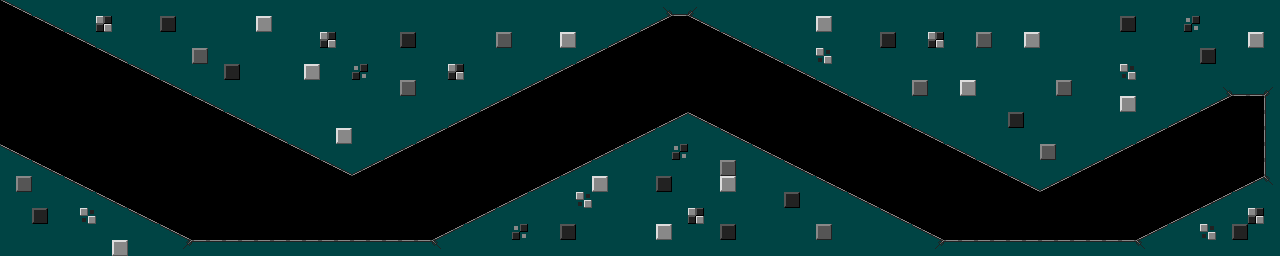

Below is a game level as drawn by its tile map, then a one-line description and the .tmx file that defines it, in full:
An orthogonal 80x16 tile map with 16x16 px tiles, 1 tile layer (Kachelebene 1).

<map version="1.9" tiledversion="1.9.2" orientation="orthogonal" renderorder="right-down" width="80" height="16" tilewidth="16" tileheight="16" infinite="0" nextlayerid="2" nextobjectid="1">
 <tileset firstgid="1" source="Tileset.tsx" />
 <layer id="1" name="Kachelebene 1" width="80" height="16">
  <data encoding="csv">
30,31,14,14,14,14,14,14,14,14,14,14,14,14,14,14,14,14,14,14,14,14,14,14,14,14,14,14,14,14,14,14,14,14,14,14,14,14,14,14,14,34,57,35,14,14,14,14,14,14,14,14,14,14,14,14,14,14,14,14,14,14,14,14,14,14,14,14,14,14,14,14,14,14,14,14,14,14,14,14,
1,1,30,31,14,14,59,14,14,14,20,14,14,14,14,14,40,14,14,14,14,14,14,14,14,14,14,14,14,14,14,14,14,14,14,14,14,14,14,14,32,33,1,30,31,14,14,14,14,14,14,40,14,14,14,14,14,14,14,14,14,14,14,14,14,14,14,14,14,14,20,14,14,14,97,14,14,14,14,14,
1,1,1,1,30,31,14,14,14,14,14,14,14,14,14,14,14,14,14,14,59,14,14,14,14,20,14,14,14,14,14,60,14,14,14,40,14,14,32,33,1,1,1,1,1,30,31,14,14,14,14,14,14,14,14,20,14,14,59,14,14,60,14,14,40,14,14,14,14,14,14,14,14,14,14,14,14,14,40,14,
1,1,1,1,1,1,30,31,14,14,14,14,60,14,14,14,14,14,14,14,14,14,14,14,14,14,14,14,14,14,14,14,14,14,14,14,32,33,1,1,1,1,1,1,1,1,1,30,31,14,14,118,14,14,14,14,14,14,14,14,14,14,14,14,14,14,14,14,14,14,14,14,14,14,14,20,14,14,14,14,
1,1,1,1,1,1,1,1,30,31,14,14,14,14,20,14,14,14,14,40,14,14,97,14,14,14,14,14,59,14,14,14,14,14,32,33,1,1,1,1,1,1,1,1,1,1,1,1,1,30,31,14,14,14,14,14,14,14,14,14,14,14,14,14,14,14,14,14,14,14,118,14,14,14,14,14,14,14,14,14,
1,1,1,1,1,1,1,1,1,1,30,31,14,14,14,14,14,14,14,14,14,14,14,14,14,60,14,14,14,14,14,14,32,33,1,1,1,1,1,1,1,1,1,1,1,1,1,1,1,1,1,30,31,14,14,14,14,60,14,14,40,14,14,14,14,14,60,14,14,14,14,14,14,14,14,14,34,57,57,35,
1,1,1,1,1,1,1,1,1,1,1,1,30,31,14,14,14,14,14,14,14,14,14,14,14,14,14,14,14,14,32,33,1,1,1,1,1,1,1,1,1,1,1,1,1,1,1,1,1,1,1,1,1,30,31,14,14,14,14,14,14,14,14,14,14,14,14,14,14,14,40,14,14,14,14,32,33,1,1,36,
1,1,1,1,1,1,1,1,1,1,1,1,1,1,30,31,14,14,14,14,14,14,14,14,14,14,14,14,32,33,1,1,1,1,1,1,1,1,1,1,1,10,11,12,13,1,1,1,1,1,1,1,1,1,1,30,31,14,14,14,14,14,14,20,14,14,14,14,14,14,14,14,14,32,33,1,1,1,1,36,
1,1,1,1,1,1,1,1,1,1,1,1,1,1,1,1,30,31,14,14,14,40,14,14,14,14,32,33,1,1,1,1,1,1,1,1,1,1,1,10,11,14,14,14,14,12,13,1,1,1,1,1,1,1,1,1,1,30,31,14,14,14,14,14,14,14,14,14,14,14,14,32,33,1,1,1,1,1,1,36,
12,13,1,1,1,1,1,1,1,1,1,1,1,1,1,1,1,1,30,31,14,14,14,14,32,33,1,1,1,1,1,1,1,1,1,1,1,10,11,14,14,14,97,14,14,14,14,12,13,1,1,1,1,1,1,1,1,1,1,30,31,14,14,14,14,60,14,14,14,32,33,1,1,1,1,1,1,1,1,36,
14,14,12,13,1,1,1,1,1,1,1,1,1,1,1,1,1,1,1,1,30,31,32,33,1,1,1,1,1,1,1,1,1,1,1,10,11,14,14,14,14,14,14,14,14,60,14,14,14,12,13,1,1,1,1,1,1,1,1,1,1,30,31,14,14,14,14,32,33,1,1,1,1,1,1,1,1,1,1,36,
14,60,14,14,12,13,1,1,1,1,1,1,1,1,1,1,1,1,1,1,1,1,1,1,1,1,1,1,1,1,1,1,1,10,11,14,14,40,14,14,14,20,14,14,14,40,14,14,14,14,14,12,13,1,1,1,1,1,1,1,1,1,1,30,31,32,33,1,1,1,1,1,1,1,1,1,1,10,11,55,
14,14,14,14,14,14,12,13,1,1,1,1,1,1,1,1,1,1,1,1,1,1,1,1,1,1,1,1,1,1,1,10,11,14,14,14,118,14,14,14,14,14,14,14,14,14,14,14,14,20,14,14,14,12,13,1,1,1,1,1,1,1,1,1,1,1,1,1,1,1,1,1,1,1,1,10,11,14,14,14,
14,14,20,14,14,118,14,14,12,13,1,1,1,1,1,1,1,1,1,1,1,1,1,1,1,1,1,1,1,10,11,14,14,14,14,14,14,14,14,14,14,14,14,59,14,14,14,14,14,14,14,14,14,14,14,12,13,1,1,1,1,1,1,1,1,1,1,1,1,1,1,1,1,10,11,14,14,14,59,14,
14,14,14,14,14,14,14,14,14,14,12,13,1,1,1,1,1,1,1,1,1,1,1,1,1,1,1,10,11,14,14,14,97,14,14,20,14,14,14,14,14,40,14,14,14,20,14,14,14,14,14,60,14,14,14,14,14,12,13,1,1,1,1,1,1,1,1,1,1,1,1,10,11,14,14,118,14,20,14,14,
14,14,14,14,14,14,14,40,14,14,14,54,17,17,17,17,17,17,17,17,17,17,17,17,17,17,17,55,14,14,14,14,14,14,14,14,14,14,14,14,14,14,14,14,14,14,14,14,14,14,14,14,14,14,14,14,14,14,54,17,17,17,17,17,17,17,17,17,17,17,17,55,14,14,14,14,14,14,14,14
</data>
 </layer>
</map>
